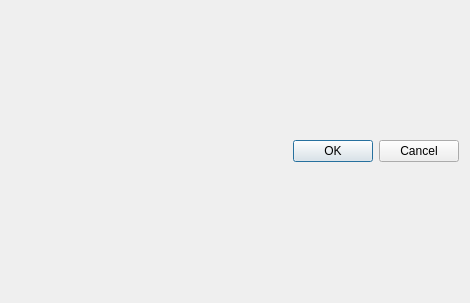
<?xml version="1.0" encoding="UTF-8"?>
<ui version="4.0">
 <class>QueryDialog</class>
 <widget class="QDialog" name="QueryDialog">
  <property name="geometry">
   <rect>
    <x>0</x>
    <y>0</y>
    <width>470</width>
    <height>303</height>
   </rect>
  </property>
  <property name="minimumSize">
   <size>
    <width>470</width>
    <height>0</height>
   </size>
  </property>
  <property name="windowTitle">
   <string>OGR2Layers Plugin: Query options</string>
  </property>
  <layout class="QVBoxLayout" name="verticalLayout">
   <item>
    <widget class="QDialogButtonBox" name="buttonBox">
     <property name="orientation">
      <enum>Qt::Horizontal</enum>
     </property>
     <property name="standardButtons">
      <set>QDialogButtonBox::Cancel|QDialogButtonBox::Ok</set>
     </property>
    </widget>
   </item>
  </layout>
 </widget>
 <resources/>
 <connections>
  <connection>
   <sender>buttonBox</sender>
   <signal>rejected()</signal>
   <receiver>QueryDialog</receiver>
   <slot>reject()</slot>
   <hints>
    <hint type="sourcelabel">
     <x>316</x>
     <y>260</y>
    </hint>
    <hint type="destinationlabel">
     <x>286</x>
     <y>274</y>
    </hint>
   </hints>
  </connection>
 </connections>
</ui>
